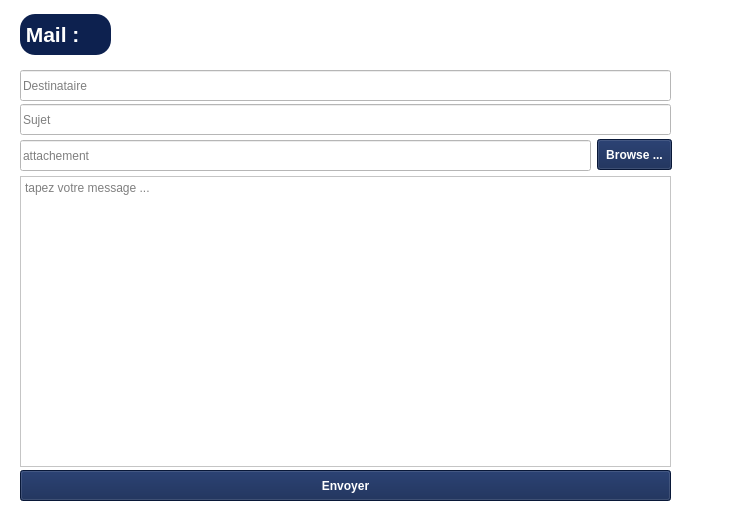
<?xml version="1.0" encoding="UTF-8"?>
<ui version="4.0">
 <class>MailWindow</class>
 <widget class="QWidget" name="MailWindow">
  <property name="geometry">
   <rect>
    <x>0</x>
    <y>0</y>
    <width>730</width>
    <height>510</height>
   </rect>
  </property>
  <property name="windowTitle">
   <string>Form</string>
  </property>
  <property name="styleSheet">
   <string notr="true">background-color: white;</string>
  </property>
  <widget class="QLabel" name="label">
   <property name="geometry">
    <rect>
     <x>2</x>
     <y>-1</y>
     <width>731</width>
     <height>511</height>
    </rect>
   </property>
   <property name="styleSheet">
    <string notr="true">background-color: white;</string>
   </property>
   <property name="text">
    <string/>
   </property>
  </widget>
  <widget class="QPushButton" name="sendMailButton">
   <property name="geometry">
    <rect>
     <x>20</x>
     <y>470</y>
     <width>651</width>
     <height>31</height>
    </rect>
   </property>
   <property name="font">
    <font>
     <bold>true</bold>
    </font>
   </property>
   <property name="styleSheet">
    <string notr="true">background-color: rgb(13, 33, 79); color: white;</string>
   </property>
   <property name="text">
    <string>Envoyer</string>
   </property>
  </widget>
  <widget class="QLineEdit" name="subjectLineEdit">
   <property name="geometry">
    <rect>
     <x>20</x>
     <y>104</y>
     <width>651</width>
     <height>31</height>
    </rect>
   </property>
   <property name="placeholderText">
    <string>Sujet</string>
   </property>
  </widget>
  <widget class="QLabel" name="label_2">
   <property name="geometry">
    <rect>
     <x>20</x>
     <y>14</y>
     <width>91</width>
     <height>41</height>
    </rect>
   </property>
   <property name="font">
    <font>
     <pointsize>16</pointsize>
     <bold>true</bold>
    </font>
   </property>
   <property name="styleSheet">
    <string notr="true">background-color: rgb(13, 33, 79);color: white;
border-radius: 15px; </string>
   </property>
   <property name="text">
    <string> Mail :</string>
   </property>
  </widget>
  <widget class="QPushButton" name="browseBtn">
   <property name="geometry">
    <rect>
     <x>597</x>
     <y>139</y>
     <width>75</width>
     <height>31</height>
    </rect>
   </property>
   <property name="font">
    <font>
     <bold>true</bold>
    </font>
   </property>
   <property name="styleSheet">
    <string notr="true">background-color: rgb(13, 33, 79); color: white;</string>
   </property>
   <property name="text">
    <string>Browse ...</string>
   </property>
  </widget>
  <widget class="QLineEdit" name="recipientLineEdit">
   <property name="geometry">
    <rect>
     <x>20</x>
     <y>70</y>
     <width>651</width>
     <height>31</height>
    </rect>
   </property>
   <property name="placeholderText">
    <string>Destinataire</string>
   </property>
  </widget>
  <widget class="QTextEdit" name="messageTextEdit">
   <property name="geometry">
    <rect>
     <x>20</x>
     <y>176</y>
     <width>651</width>
     <height>291</height>
    </rect>
   </property>
   <property name="placeholderText">
    <string>tapez votre message ...</string>
   </property>
  </widget>
  <widget class="QLineEdit" name="attachmentLineEdit">
   <property name="geometry">
    <rect>
     <x>20</x>
     <y>140</y>
     <width>571</width>
     <height>31</height>
    </rect>
   </property>
   <property name="placeholderText">
    <string>attachement</string>
   </property>
  </widget>
 </widget>
 <resources/>
 <connections/>
</ui>
